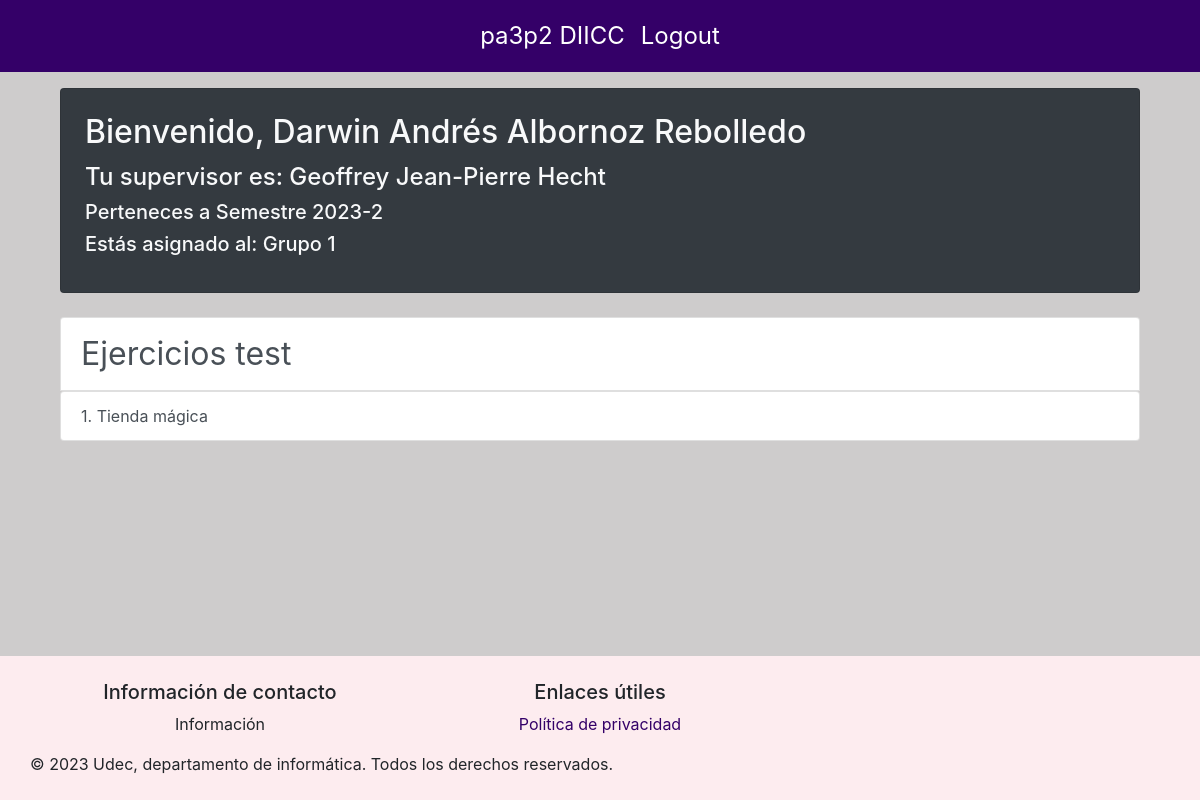
Page /dashEstudiante/1 (signed in) on the committed database.
### basedatos/modelos.py (models this page shows, shortened)
class Estudiante(db.Model):
    id = db.Column(db.Integer, primary_key=True)
    matricula = db.Column(db.String(50), nullable=False)
    nombres = db.Column(db.String(200), nullable=False)
    apellidos = db.Column(db.String(200), nullable=False)
    correo = db.Column(db.String(50), nullable=True, unique=True)
    password = db.Column(db.String(150), nullable=False)
    carrera = db.Column(db.String(100), nullable=False)
    cursos = db.relationship('Curso', secondary=inscripciones, back_populates='estudiantes')
    grupos = db.relationship('Grupo', secondary=estudiantes_grupos, back_populates='estudiantes')
    ejercicios_asignados = db.relationship('Ejercicio_asignado', back_populates='estudiante', viewonly=True)
    @property
    def is_authenticated(self):
        return True

class Supervisor(db.Model):
    id = db.Column(db.Integer, primary_key=True)
    nombres= db.Column(db.String(200), nullable=False)
    apellidos= db.Column(db.String(200), nullable=False)
    correo = db.Column(db.String(50), nullable=False, unique=True)
    password = db.Column(db.String(150), nullable=False)

class Curso(db.Model):
    id = db.Column(db.Integer, primary_key=True)
    nombre = db.Column(db.String(100), nullable=False, unique=True)
    activa = db.Column(db.Boolean(), nullable=False, default=True)
    estudiantes = db.relationship('Estudiante', secondary=inscripciones, back_populates='cursos')
    grupos = db.relationship('Grupo', order_by=Grupo.id, back_populates='curso')

class Grupo(db.Model):
    id = db.Column(db.Integer, primary_key=True)
    nombre = db.Column(db.String(50), nullable=False, unique=True)
    curso = db.relationship('Curso', back_populates='grupos')
    estudiantes = db.relationship('Estudiante', secondary=estudiantes_grupos, back_populates='grupos')
    id_curso = db.Column(db.Integer, db.ForeignKey('curso.id'))

class Serie(db.Model):
    id = db.Column(db.Integer, primary_key=True)
    nombre = db.Column(db.String(50), nullable=False, unique=True)
    activa = db.Column(db.Boolean(), nullable=False, default=True)
    ejercicios = db.relationship('Ejercicio', order_by=Ejercicio.id, back_populates='serie')

class Ejercicio(db.Model):
    id = db.Column(db.Integer, primary_key=True)
    nombre = db.Column(db.String(50), nullable=False, unique=True)
    path_ejercicio = db.Column(db.String(200), nullable=False)
    enunciado = db.Column(db.String(), nullable=False)
    id_serie = db.Column(db.Integer, db.ForeignKey('serie.id'), nullable=False)
    serie = db.relationship('Serie', back_populates='ejercicios')

### main.py (the view)
@app.route('/dashEstudiante/<int:estudiante_id>', methods=['GET', 'POST'])
@login_required
def dashEstudiante(estudiante_id):
    if not verify_estudiante(estudiante_id):
        return redirect(url_for('login'))
    estudiante = db.session.get(Estudiante, int(estudiante_id))
    curso = (
        Curso.query
        .join(inscripciones)  # Join con la tabla inscripciones
        .filter(inscripciones.c.id_curso == Curso.id)
        .filter(inscripciones.c.id_estudiante == estudiante_id)
        .first()
    )
    grupo = (
        Grupo.query
        .join(estudiantes_grupos)  # Join con la tabla estudiantes_grupos
        .filter(estudiantes_grupos.c.id_grupo == Grupo.id)
        .filter(estudiantes_grupos.c.id_estudiante == estudiante_id)
        .first()
    )
    if not grupo:
        grupo_nombre = "Ningún grupo asignado"
    else:
        grupo_nombre = grupo.nombre
    supervisor = None
    if grupo:
        supervisor = (
            Supervisor.query
            .join(supervisores_grupos)
            .filter(supervisores_grupos.c.id_supervisor == Supervisor.id)
            .filter(supervisores_grupos.c.id_grupo == grupo.id)
            .first()
        )
    seriesAsignadas = []
    if grupo:
        seriesAsignadas = (
        Serie.query
        .join(serie_asignada)
        .filter(serie_asignada.c.id_grupo == grupo.id)
        .filter(Serie.activa)  # Filtrar por series activas
        .all()
    )
    ejerciciosPorSerie = {}
    for serieAsignada in seriesAsignadas:
        ejercicios = Ejercicio.query.filter_by(id_serie=serieAsignada.id).all()
        ejerciciosPorSerie[serieAsignada] = ejercicios
    return render_template('vistaEstudiante.html', estudiante_id=estudiante_id, estudiante=estudiante,grupo=grupo, curso=curso, supervisor=supervisor,seriesAsignadas=seriesAsignadas,ejerciciosPorSerie=ejerciciosPorSerie)

### main.py (called while the page is built)
@login_manager.user_loader
def load_user(user_id):
    if user_id.startswith("e"):
        user = db.session.get(Estudiante, int(user_id[1:]))
    elif user_id.startswith("s"):
        user = db.session.get(Supervisor, int(user_id[1:]))
    else:
        return None
    return user

def verify_estudiante(estudiante_id):
    if not isinstance(current_user, Estudiante):
        flash('No tienes permiso para acceder a este dashboard. Debes ser un Estudiante.', 'danger')
        return False
    if current_user.id != estudiante_id:
        flash('No tienes permiso para acceder a este dashboard.', 'danger')
        return False
    return True

### templates/vistaEstudiante.html (shortened to what this page needs)
{% extends "layout.html" %}
{% block content %}
<div class=" container mt-5 ">
  <div class="card text-light bg-dark mb-4">
    <div class="card-body p-4 rounded">
      <h2 class="card-title">Bienvenido, {{estudiante.nombres }} {{estudiante.apellidos}}</h2>
      <h4 class="card-text">{% if supervisor %}Tu supervisor es: {{supervisor.nombres}} {{supervisor.apellidos}}{% else %}No tienes supervisor asignado.{% endif %}</h4>
      <h5 class="card-text">Perteneces a {{curso.nombre}}</h5>
      {% if grupo %}
        <h5 class="card-title">Estás asignado al: {{grupo.nombre}}</h5>
      {% else %}
        <h5 class="card-title">No estás asignado a ningún grupo.</h5>
      {% endif %}
    </div>
  </div>
        {% if seriesAsignadas %}
          <div class="list-group">
            {% for serie in seriesAsignadas %}
              <a href="{{url_for('detallesSeriesEstudiantes', estudiante_id=estudiante_id, serie_id=serie.id)}}" class="list-group-item list-group-item-action" style="font-size: 2em;">{{serie.nombre}}</a>
              <div class="list-group">
                {% for ejercicio in ejerciciosPorSerie[serie] %}
                  <a href="{{url_for('detallesEjerciciosEstudiantes', estudiante_id=estudiante_id, serie_id=serie.id, ejercicio_id=ejercicio.id)}}" class="list-group-item list-group-item-action" style="font-size: 1em;">
                    {{ loop.index }}. {{ejercicio.nombre}}
                  </a>
                {% endfor %}
              </div>
            {% endfor %}
          </div>
        {% else %}
          <p>No tienes series asignadas en este momento.</p>
        {% endif %}
        <br>
</div>
{% endblock %}

### static/css/layout.css (style rules this page uses)
:root { --silver: #ceccccff; --china-rose: #9d6381ff; --lavender-blush: #fdecefff; --night: #0f110cff; --persian-indigo: #340068ff; --secondary: #6c757d; --silver-opaco: rgba(206, 204, 204, 0.5); --persian-indigo-opaco: rgba(52, 0, 104, 0.5); }
body { min-height: 100vh; display: flex; flex-direction: column; background-color: #ceccccff; }
a { color: #340068; }

### rows in the picture
Estudiante: nombres "Darwin Andrés", apellidos "Albornoz Rebolledo"
Supervisor: nombres "Geoffrey Jean-Pierre", apellidos "Hecht"
Curso: nombre "Semestre 2023-2"
Grupo: nombre "Grupo 1"
Serie: nombre "Ejercicios test"
Ejercicio: nombre "Tienda mágica"
